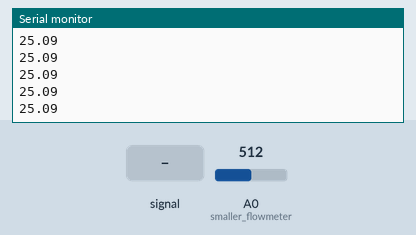
Recording of a sketch running on a simulated Arduino Uno, built with avr-gcc and run on an emulated ATmega328P. Parts: the last lines printed to the serial monitor. Inputs (shaded band) come from the test bench; at power-on: A0 (smaller_flowmeter) = 512.

Above: at 1.2 s.
1.3 s: A0 (smaller_flowmeter) fed a 200 Hz sine of ±81 counts around its level
At 1.43 s:
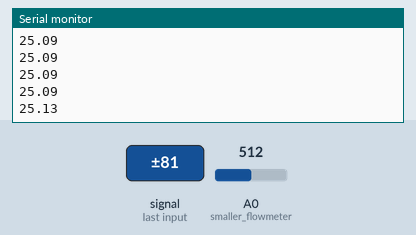
2.8 s: A0 (smaller_flowmeter) set to 716
At 2.87 s:
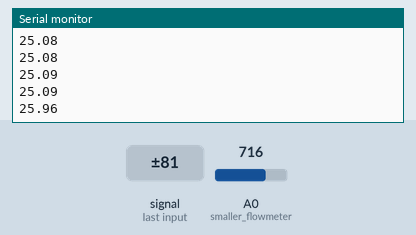
4.3 s: A0 (smaller_flowmeter) fed a 1000 Hz sine of ±255 counts around its level
At 4.4 s:
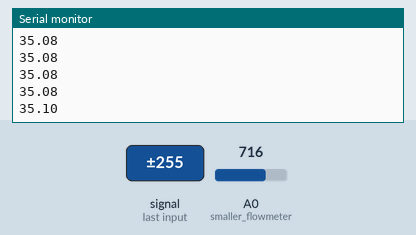
5.8 s: A0 (smaller_flowmeter) set to 900
At 5.84 s:
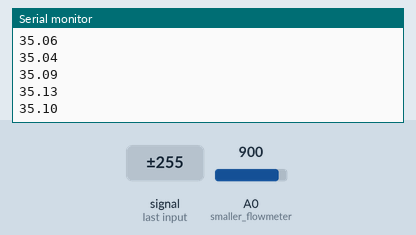
Timing chart, 0 to 8.3 s (numbered marks = the images above; inputs shaded):
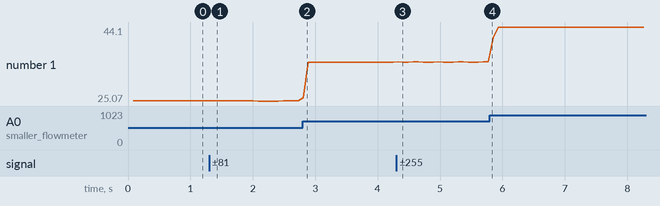

The sketch:

air_flowmeter.ino
```cpp
float sml = 0;
float big = 0;
float avg = 0;
int itr = 600; //average values across itr samples
void setup() {
  // put your setup code here, to run once:
  Serial.begin(9600);
  pinMode(A0, INPUT); //smaller flowmeter
  pinMode(A1, INPUT); //larger flowmeter
}

void loop() {
  // put your main code here, to run repeatedly:
  sml = analogRead(A0) * 0.049;
  avg = 0;
  for (int i = 0; i < itr; i++){
    if (sml < 50){
      sml = analogRead(A0) * 0.049;
      avg += sml;
    }
    else{
      big = analogRead(A1) * 0.98;
      avg += analogRead(A1);
    }
  }
  Serial.println(avg/itr);
  //delay(1000);
}
```

Measured:
- after the input at 1.3 s, the serial monitor: prints a new line after 0.06 s (image 1)
- after the input at 2.8 s, the serial monitor: prints a new line at once (image 2)
- after the input at 4.3 s, the serial monitor: prints a new line at once (image 3)
- plotted number 1: 25.09 → 35.08 after the input at 2.8 s, 35.08 → 35.1 after the input at 4.3 s, 35.1 → 44.1 after the input at 5.8 s
